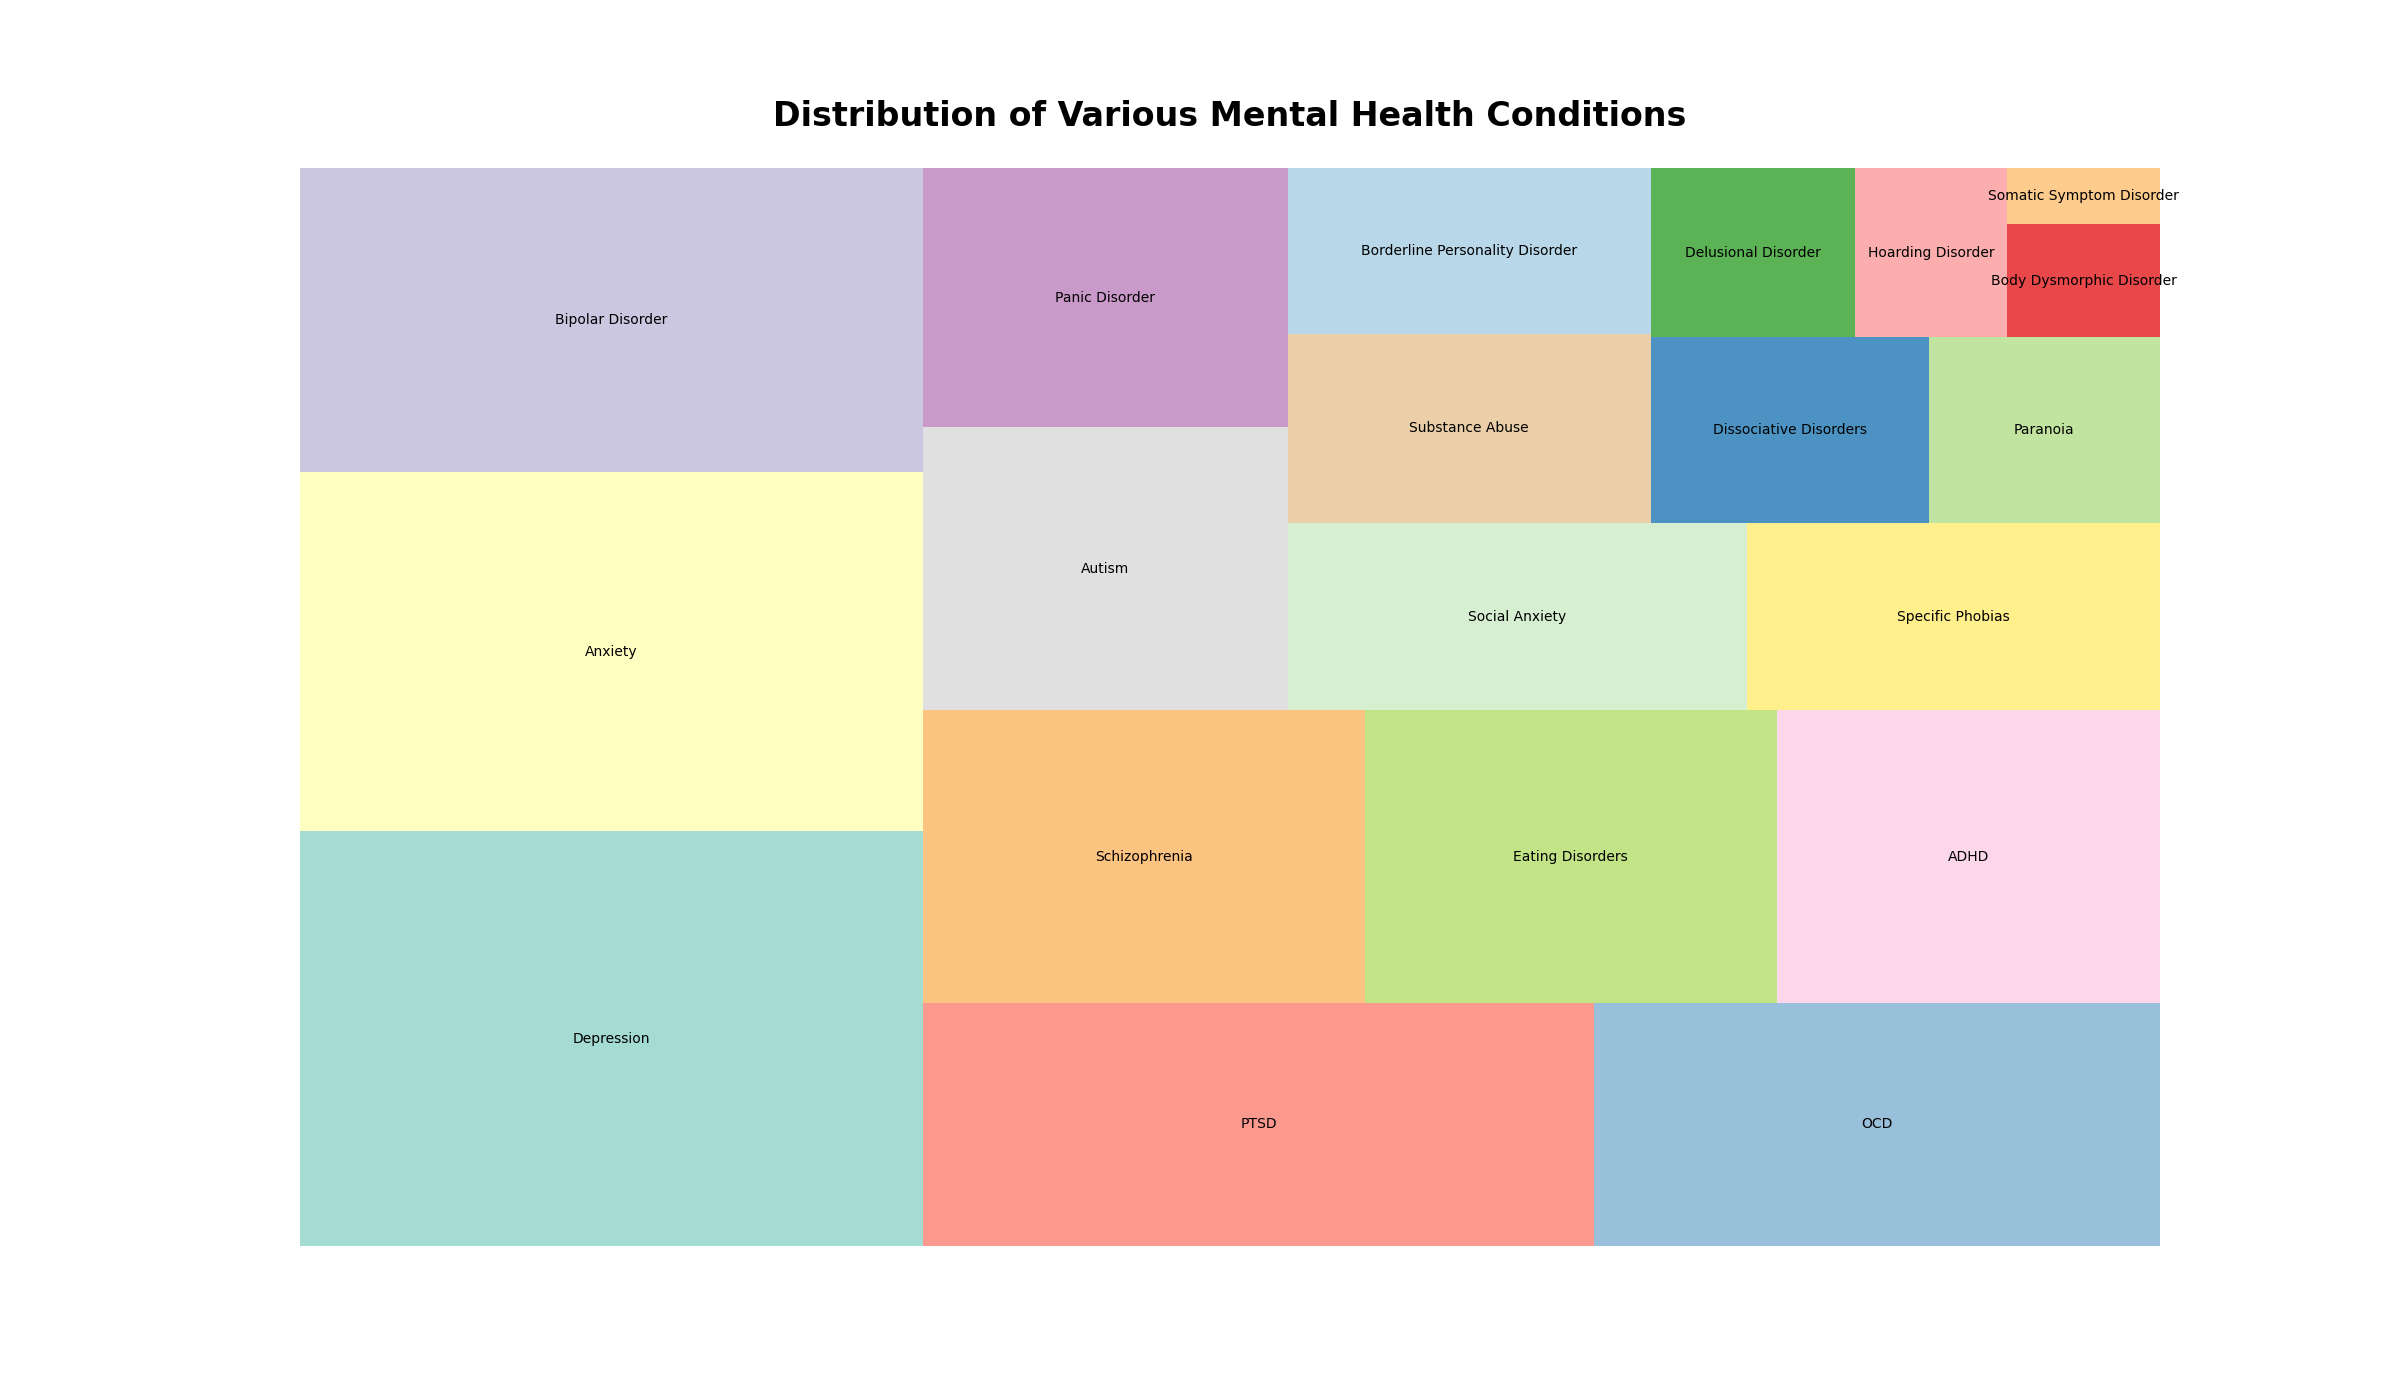

Reproduce this figure in Python.

import matplotlib.pyplot as plt
import squarify

conditions = [
    'Depression', 'Anxiety', 'Bipolar Disorder', 'PTSD', 'OCD', 'Schizophrenia', 'Eating Disorders', 
    'ADHD', 'Autism', 'Panic Disorder', 'Social Anxiety', 'Specific Phobias', 'Substance Abuse', 
    'Borderline Personality Disorder', 'Dissociative Disorders', 'Paranoia', 'Delusional Disorder', 
    'Hoarding Disorder', 'Body Dysmorphic Disorder', 'Somatic Symptom Disorder'
]
count = [
    1500, 1300, 1100, 950, 800, 750, 700, 650, 600, 550, 500, 450, 400, 350, 300, 250, 200, 150, 100, 50
]

color_palette = [
    '#8dd3c7', '#ffffb3', '#bebada', '#fb8072', '#80b1d3', '#fdb462', '#b3de69', '#fccde5', '#d9d9d9', 
    '#bc80bd', '#ccebc5', '#ffed6f', '#e5c494', '#a6cee3', '#1f78b4', '#b2df8a', '#33a02c', '#fb9a99', 
    '#e31a1c', '#fdbf6f'
]

plt.figure(figsize=(24, 14))

squarify.plot(sizes=count, label=conditions, color=color_palette, alpha=0.8)

plt.title('Distribution of Various Mental Health Conditions', fontsize=24, fontweight='bold', pad=30)
plt.axis('off')

plt.show()
